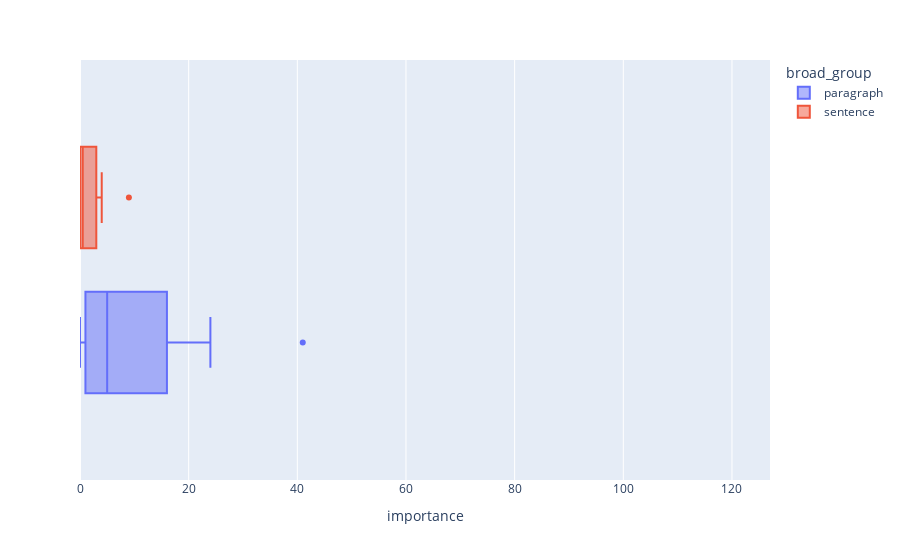

Notebook code for this chart:
### Markdown cell above
### Less Than

### Code cell
px.box(
    df[df.operation_type == "less_than"],
    x="importance",
    color="broad_group",
    range_x=(df.importance.min(), df.importance.max()),
)

### Figure 1 — Plotly figure (JSON) as saved in the notebook; plotly's stock layout.template omitted (floating-point values rounded to 4 significant figures)
{"data": [{"alignmentgroup": "True", "hovertemplate": "broad_group=paragraph<br>importance=%{x}<extra></extra>", "legendgroup": "paragraph", "marker": {"color": "#636efa"}, "name": "paragraph", "notched": false, "offsetgroup": "paragraph", "orientation": "h", "showlegend": true, "type": "box", "x": [41, 24, 8, 7, 3, 2, 0, 0], "x0": " ", "xaxis": "x", "y0": " ", "yaxis": "y"}, {"alignmentgroup": "True", "hovertemplate": "broad_group=sentence<br>importance=%{x}<extra></extra>", "legendgroup": "sentence", "marker": {"color": "#EF553B"}, "name": "sentence", "notched": false, "offsetgroup": "sentence", "orientation": "h", "showlegend": true, "type": "box", "x": [9, 4, 2, 1, 0, 0, 0, 0], "x0": " ", "xaxis": "x", "y0": " ", "yaxis": "y"}], "layout": {"boxmode": "group", "legend": {"title": {"text": "broad_group"}, "tracegroupgap": 0}, "margin": {"t": 60}, "xaxis": {"anchor": "y", "domain": [0, 1], "range": [0, 127], "title": {"text": "importance"}}, "yaxis": {"anchor": "x", "domain": [0, 1]}}}
